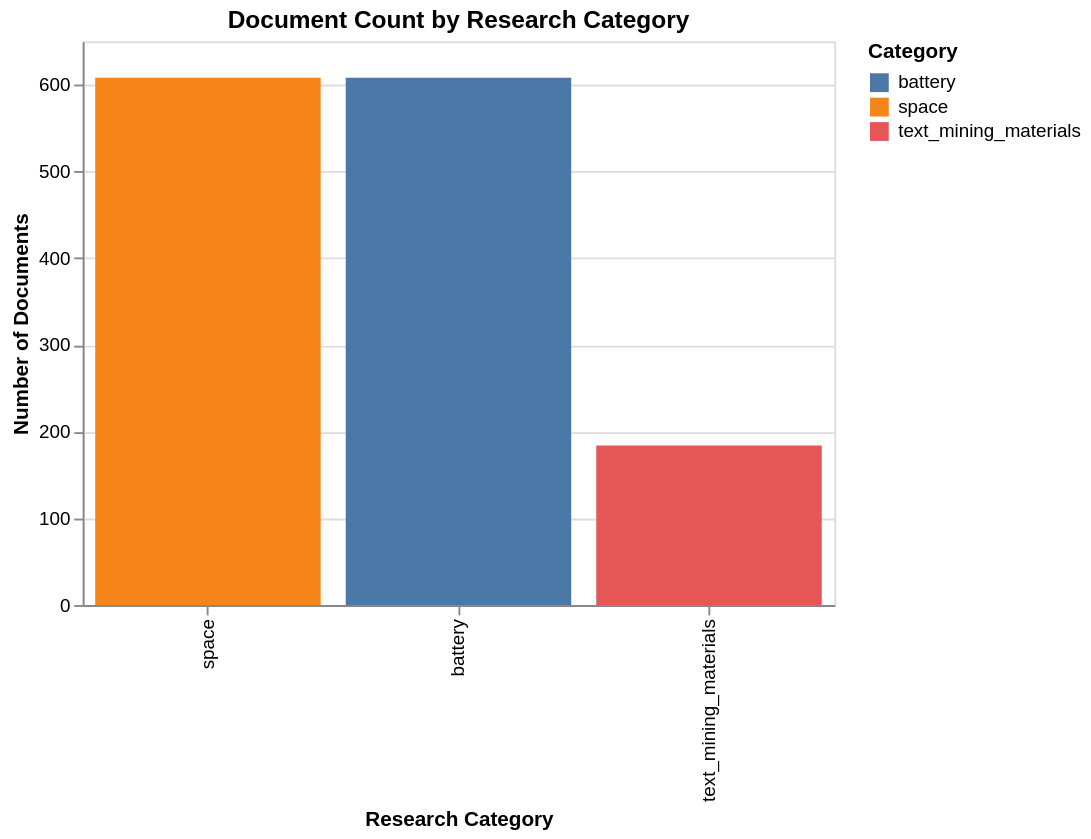

Notebook source saved alongside this figure:
### Markdown cell above
---
## Step 4: Exploratory Data Analysis (EDA)

Before running any models, we need to perform exploratory data analysis to understand the structure and content of the dataset. We used **Altair** for all visualizations, as required by the course instructions.

The EDA covers:
- Distribution of documents by category
- Distribution of abstract lengths
- Top 30 most frequent words across the entire corpus
- Word clouds per category to visually compare vocabulary

### Code cell
# --- Chart 1: Category Distribution ---
# This shows how many documents we have per category

cat_counts = df['category'].value_counts().reset_index()
cat_counts.columns = ['category', 'count']

chart_cat = alt.Chart(cat_counts).mark_bar().encode(
    x=alt.X('category:N', title='Research Category', sort='-y'),
    y=alt.Y('count:Q', title='Number of Documents'),
    color=alt.Color('category:N', legend=alt.Legend(title='Category')),
    tooltip=['category', 'count']
).properties(
    title='Document Count by Research Category',
    width=400,
    height=300
)

chart_cat

### Figure 1 — Vega specification as saved in the notebook (floating-point values rounded to 4 significant figures)
{"$schema": "https://vega.github.io/schema/vega/v5.json", "data": [{"name": "source_0"}, {"name": "data_0", "values": [{"category": "space", "count": 608, "count_end": 608.0, "count_start": 0.0}, {"category": "battery", "count": 608, "count_end": 608.0, "count_start": 0.0}, {"category": "text_mining_materials", "count": 184, "count_end": 184.0, "count_start": 0.0}]}, {"name": "source_0_x_domain_category", "values": [{"category": "space", "sort_field": 608}, {"category": "battery", "sort_field": 608}, {"category": "text_mining_materials", "sort_field": 184}]}, {"name": "data_0_color_domain_category", "values": [{"category": "space"}, {"category": "battery"}, {"category": "text_mining_materials"}]}], "marks": [{"type": "rect", "name": "marks", "from": {"data": "data_0"}, "encode": {"update": {"fill": {"field": "category", "scale": "color"}, "x": {"field": "category", "scale": "x"}, "width": {"signal": "max(0.25, bandwidth('x'))"}, "tooltip": {"signal": "{\"category\": isValid(datum[\"category\"]) ? datum[\"category\"] : \"\"+datum[\"category\"], \"count\": format(datum[\"count\"], \"\")}"}, "y": {"field": "count_end", "scale": "y"}, "y2": {"field": "count_start", "scale": "y"}}}, "style": ["bar"]}], "scales": [{"name": "x", "type": "band", "domain": {"data": "source_0_x_domain_category", "field": "category", "sort": {"op": "max", "field": "sort_field", "order": "descending"}}, "range": [0, {"signal": "width"}], "paddingInner": 0.1, "paddingOuter": 0.05}, {"name": "y", "type": "linear", "domain": {"data": "data_0", "fields": ["count_start", "count_end"]}, "range": [{"signal": "height"}, 0], "nice": true, "zero": true}, {"name": "color", "type": "ordinal", "domain": {"data": "data_0_color_domain_category", "field": "category", "sort": true}, "range": "category"}], "axes": [{"scale": "y", "orient": "left", "ticks": false, "grid": true, "labels": false, "gridScale": "x", "aria": false, "zindex": 0, "minExtent": 0, "domain": false, "tickCount": {"signal": "ceil(height/40)"}, "maxExtent": 0}, {"scale": "x", "zindex": 0, "labelBaseline": "middle", "labelAngle": 270, "title": "Research Category", "orient": "bottom", "grid": false, "labelAlign": "right"}, {"scale": "y", "grid": false, "labelOverlap": true, "tickCount": {"signal": "ceil(height/40)"}, "orient": "left", "zindex": 0, "title": "Number of Documents"}], "title": {"text": "Document Count by Research Category", "frame": "group"}, "width": 400, "height": 300, "background": "white", "legends": [{"title": "Category", "fill": "color", "symbolType": "square"}], "style": "cell", "padding": 5}
